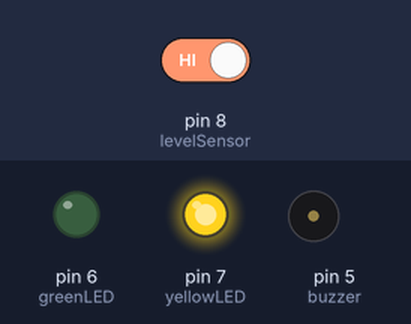
Simulated run of this sketch. Board: Arduino Uno, built with avr-gcc and run on an emulated ATmega328P. Shown: output pins drawn as LEDs (lit = HIGH), buzzer (waves = sounding). The inputs (shaded band) are chosen by the test bench; at power-on: pin 8 (levelSensor) HIGH.

Above: at 1.2 s.
1.3 s: pin 8 (levelSensor) driven LOW
At 1.7 s:
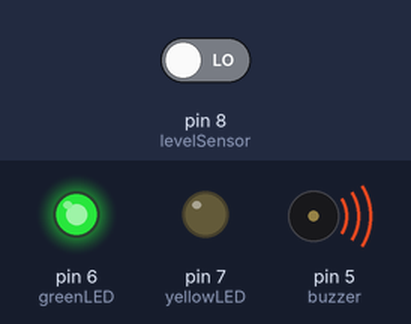
At 2.7 s:
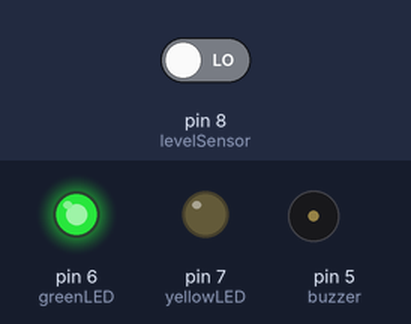
Timing chart, 0 to 4.3 s (numbered marks = the images above; inputs shaded):
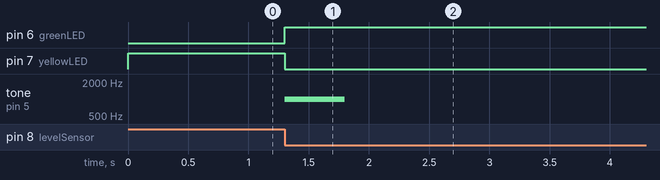

The sketch:

Arduino_ino.ino
```cpp
int levelSensor = 8; // 수위 센서의 핀 번호 선언
int yellowLED = 7; // 노란색 LED의 핀 번호 선언
int greenLED = 6; // 녹색 LED의 핀 번호 선언
int buzzer = 5; // 부저의 핀 번호 선언

int previousState = -1;   // 이전 상태를 저장할 변수 (-1로 초기화하여 처음에는 반드시 상태가 변경되도록 함)

void setup() {
               // 각 핀의 모드 설정
  pinMode(levelSensor, INPUT);   // 수위 센서 핀을 입력 모드로 설정
  pinMode(yellowLED, OUTPUT);    // 노란색 LED 핀을 출력 모드로 설정
  pinMode(greenLED, OUTPUT);     // 녹색 LED 핀을 출력 모드로 설정
  pinMode(buzzer, OUTPUT);       // 부저 핀을 출력 모드로 설정
}

void loop() {
  int currentState = digitalRead(levelSensor); // 수위 센서에서 디지털 값을 읽어들임

  if (currentState != previousState) {      // 현재 상태가 이전 상태와 다를 때 (상태 변경 발생)
    if (currentState == 1) {                // 상태 값이 1인 경우 (물이 감지된 경우)
      digitalWrite(yellowLED, HIGH);        // 노란색 LED 켜기
      digitalWrite(greenLED, LOW);          // 녹색 LED 끄기
    } else {                                // 상태 값이 0인 경우 (물이 감지되지 않은 경우)
      digitalWrite(yellowLED, LOW);         // 노란색 LED 끄기
      digitalWrite(greenLED, HIGH);         // 녹색 LED 켜기
      if (previousState == 1) {             // 이전 상태가 1인 경우 (노란색 LED가 켜져 있던 경우)
        tone(buzzer, 1000, 500);            // 부저를 1000Hz로 500ms 동안 울리기
        delay(500);                         // 부저 소리가 끝난 후 약간의 지연을 추가하여 반복 울림 방지
        noTone(buzzer);                     // 부저 소리를 끄기
      }
    }
    previousState = currentState;           // 이전 상태를 현재 상태로 업데이트
  }
}
```

Measured:
- after the input at 1.3 s, pin 6 (greenLED): LOW → HIGH at once; pin 7 (yellowLED): HIGH → LOW at once; tone on pin 5 (buzzer): silent → 1000 Hz at once, → silent 0.50 s later
